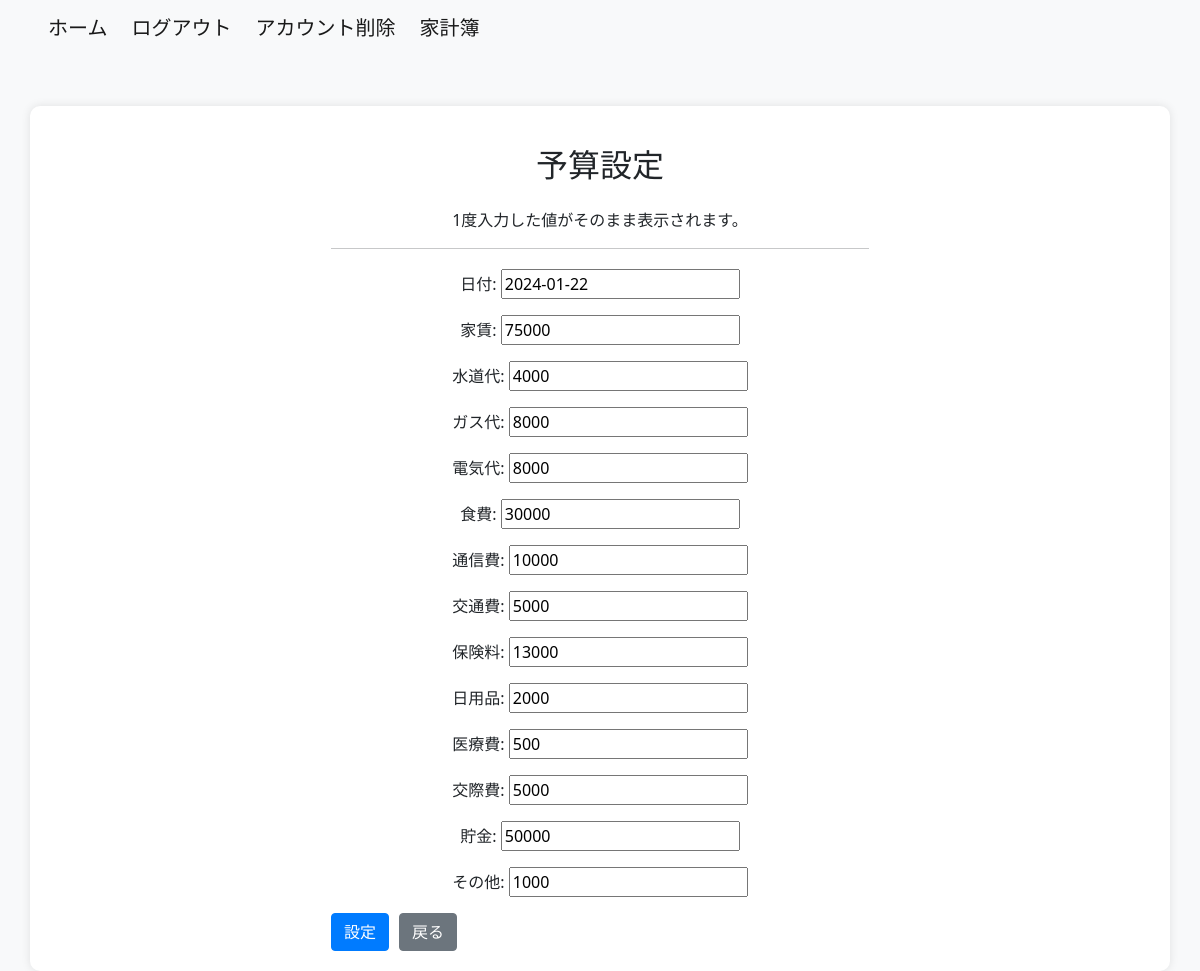
The page /household_budget/set_budget/ (signed in) on the database as committed earlier.
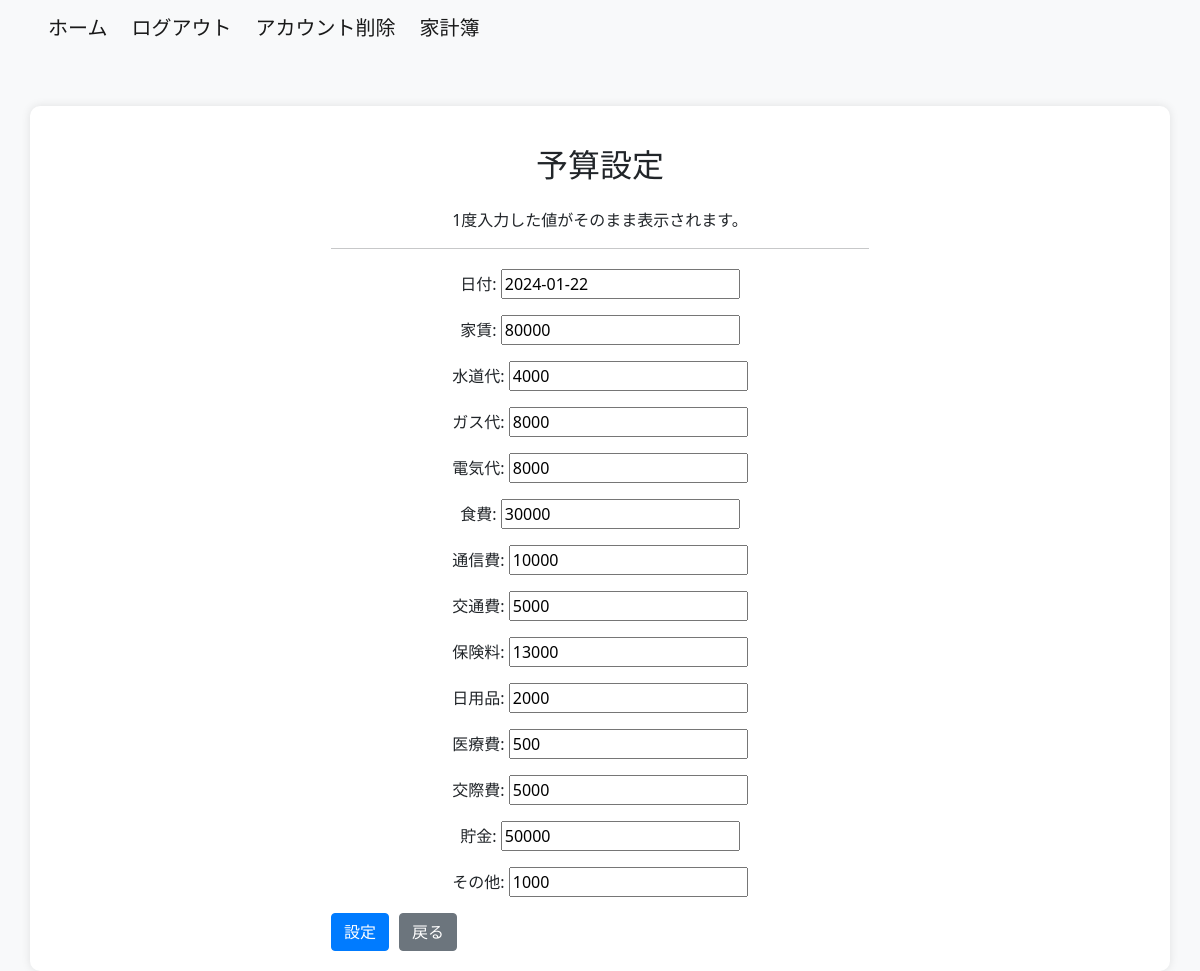
The same page on the database as committed later.
### household_budget/models.py (models this page shows, shortened)
class Budget(models.Model):
    user = models.ForeignKey(settings.AUTH_USER_MODEL, on_delete=models.CASCADE)
    event_date = models.DateField(default=datetime.date.today)
    rent_budget = models.IntegerField(default=0)
    water_supply_budget = models.IntegerField(default=0)
    gas_budget = models.IntegerField(default=0)
    electricity_budget = models.IntegerField(default=0)
    food_expenses_budget = models.IntegerField(default=0)
    communication_expenses_budget = models.IntegerField(default=0)
    transportation_expenses_budget = models.IntegerField(default=0)
    insurance_fee_budget = models.IntegerField(default=0)
    daily_necessities_budget = models.IntegerField(default=0)
    medical_bills_budget = models.IntegerField(default=0)
    entertainment_expenses_budget = models.IntegerField(default=0)
    saving_budget = models.IntegerField(default=0)
    add_item_budget = models.IntegerField(default=0)
    class Meta:
        db_table = 'Budget'

### household_budget/views.py (the view)
# urls.py: path('set_budget/', set_budget, name='set_budget'),
@login_required
def set_budget(request):
    now = datetime.now()
    budgets = Budget.objects.filter(user=request.user, event_date__month=now.month, event_date__year=now.year)
    if budgets.exists():
        budget = budgets.first()
    else:
        budget = Budget.objects.create(user=request.user, event_date=now)
    if request.method == 'POST':
        form = BudgetForm(request.POST, instance=budget)
        if form.is_valid():
            form.save()
            return redirect('accounts:user')
    else:
        form = BudgetForm(instance=budget)
    return render(request, 'household_budget/set_budget.html', {'form': form, 'current_budget': budget})

### household_budget/templates/household_budget/set_budget.html (shortened to what this page needs)
{% extends 'base.html' %}
{% block content %}
<div class="container">
  <div class="row">
    <div class="col-md-6 offset-md-3">
      <h2 class="text-center mb-4">予算設定</h2>
      <p>1度入力した値がそのまま表示されます。</p>
      <hr>
      <form method="post" action="{% url 'household_budget:set_budget' %}">
        {{ form.as_p }}
        <div class="d-flex justify-content-start mt-3">
          <button type="submit" class="btn btn-primary" style="margin-right: 10px;">設定</button>
          <a href="{% url 'accounts:user' %}" class="btn btn-secondary">戻る</a>
        </div>
      </form>
    </div>
  </div>
</div>
{% endblock %}

Rows that differ between the two databases and show on the page:
changed Budget: rent_budget "75000" → "80000"
